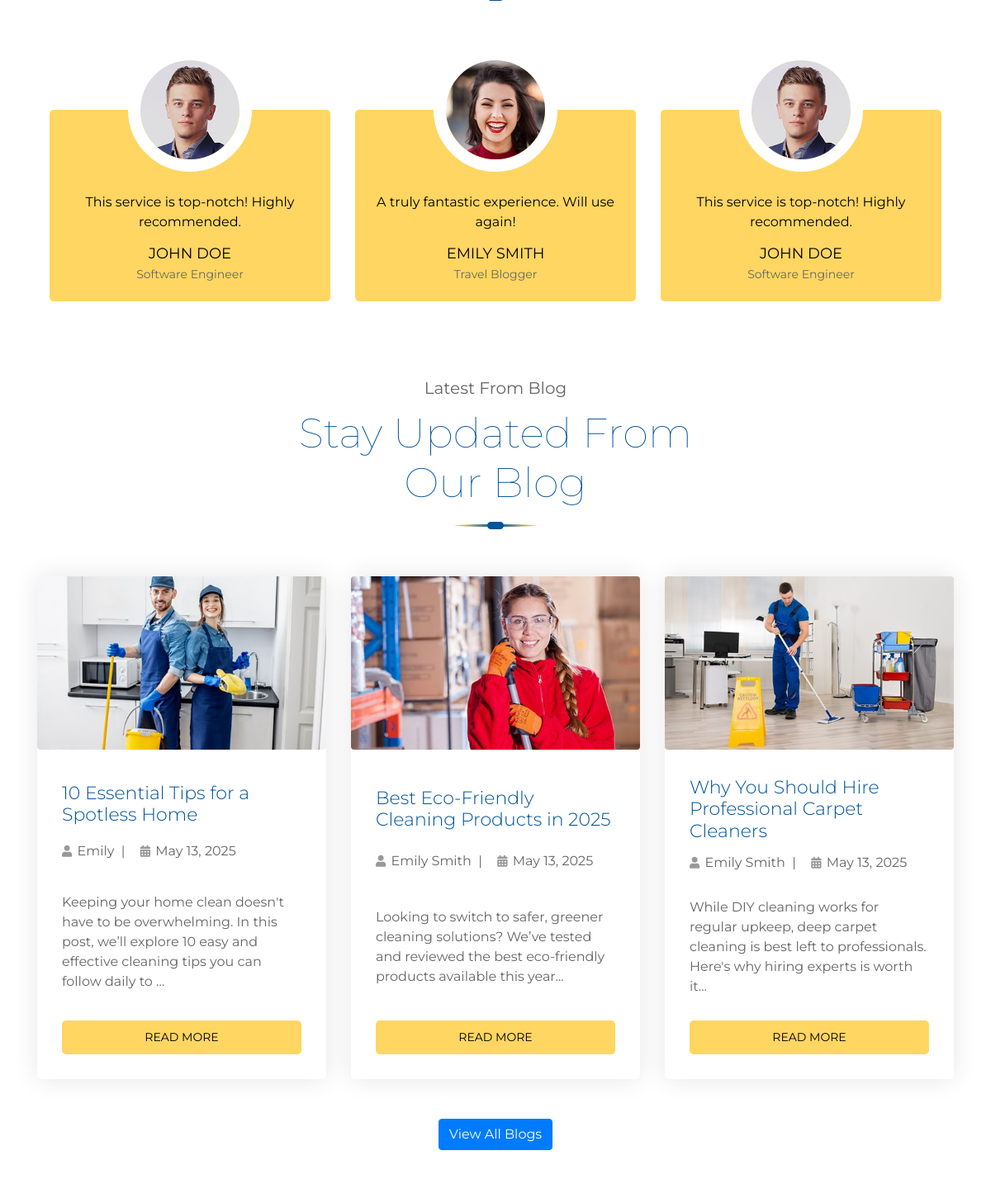
Before: / (middle part) with the older database file.
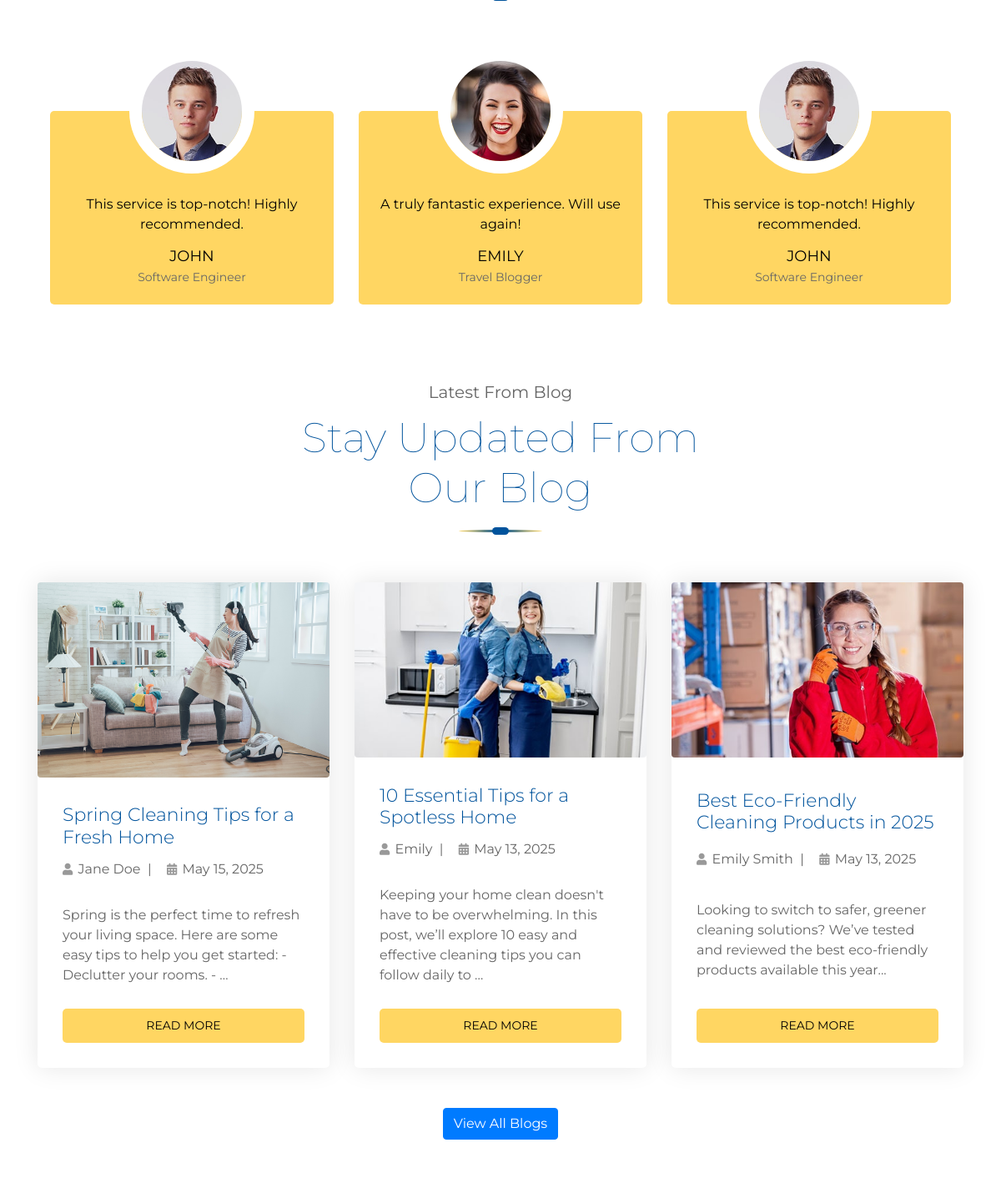
After: the same page with the newer database file.
### core/models.py (models this page shows, shortened)
class Testimonial(models.Model):
    customer_name = models.CharField(max_length=100)
    profession = models.CharField(max_length=100)
    content = models.TextField()
    image = models.ImageField(upload_to='testimonials/')

class BlogPost(models.Model):
    title = models.CharField(max_length=255)
    category = models.CharField(max_length=100, blank=True)
    author = models.CharField(max_length=100, blank=True)
    slug = models.SlugField(unique=True)
    content = models.TextField()
    image = models.ImageField(upload_to='blog/')
    publish_date = models.DateField(auto_now_add=True)

### core/views.py (the view)
# urls.py: path('', views.index, name='home'),
def index(request):
    about = About.objects.first()
    services = Service.objects.all().order_by('-id')[:3]
    features = Feature.objects.all()
    team_members = TeamMember.objects.all()
    faqs = FAQ.objects.all()
    pricing_plans = PricingPlan.objects.all()
    testimonials = Testimonial.objects.all()
    blogs = BlogPost.objects.all().order_by('-publish_date')[:3]
    return render(request, 'core/index.html', {
        'about': about,
        'services': services,
        'features': features,
        'team_members': team_members,
        'faqs': faqs,
        'pricing_plans': pricing_plans,
        'testimonials': testimonials,
        'blogs': blogs
    })

### core/models.py (called while the page is built)
    def feature_list(self):
        return self.features.strip().split('\n')

### core/templates/core/index.html (shortened to what this page needs)
{% extends 'base.html' %}
{% load static %}
{% block content %}
<div class="testimonial">
    <div class="container">
        <div class="owl-carousel testimonials-carousel">
            {% for testimonial in testimonials %}
            <div class="testimonial-item">
                <div class="testimonial-img">
                    <img src="{{ testimonial.image.url }}" alt="{{ testimonial.customer_name }}">
                </div>
                <div class="testimonial-content">
                    <p>{{ testimonial.content }}</p>
                    <h3>{{ testimonial.customer_name }}</h3>
                    <h4>{{ testimonial.profession }}</h4>
                </div>
            </div>
            {% endfor %}
        </div>
    </div>
</div>
<div class="blog">
    <div class="container">
        <div class="section-header text-center">
            <p>Latest From Blog</p>
            <h2>Stay Updated From Our Blog</h2>
        </div>
        <div class="row">
            {% for blog in blogs %}
            <div class="col-lg-4 col-md-6 mb-4">
                <div class="blog-item w-100 h-100 d-flex flex-column justify-content-between">
                    <img src="{{ blog.image.url }}" alt="{{ blog.title }}" class="img-fluid rounded">
                    <h3>{{ blog.title }}</h3>
                    <div class="meta mb-2">
                        <i class="fa fa-user"></i> {{ blog.author }} &nbsp;|&nbsp;
                        <i class="fa fa-calendar-alt"></i> {{ blog.publish_date }}
                    </div>
                    <p>{{ blog.content|truncatewords:25 }}</p>
                    <a class="btn btn-primary" href="{% url 'blog_detail' blog.slug %}">Read More</a>
                </div>
            </div>
            {% empty %}
            <div class="col-12 text-center">
                <p>No blog posts found.</p>
            </div>
            {% endfor %}
        </div>
        <div class="text-center mt-4">
            <a class="btn btn-primary" href="{% url 'blog' %}">View All Blogs</a>
        </div>
    </div>
</div>
{% endblock %}

Changed rows visible on the page:
no longer on this page (row unchanged): BlogPost: image (picture), title "Why You Should Hire Professional Carpet Cleaners", author "Emily Smith", publish_date "May 13, 2025", content "While DIY cleaning works for regular upkeep, deep carpet cleaning is best left to professionals. Here's why hiring experts is worth it..."
changed Testimonial "This service is top-notch! Highly recommended.": customer_name "JOHN DOE" → "JOHN"
changed Testimonial "A truly fantastic experience. Will use again!": customer_name "EMILY SMITH" → "EMILY"
added BlogPost: image (picture), title "Spring Cleaning Tips for a Fresh Home", author "Jane Doe", publish_date "May 15, 2025", content "Spring is the perfect time to refresh your living space. Here are some easy tips to help you get started: - Declutter your rooms. - …"
